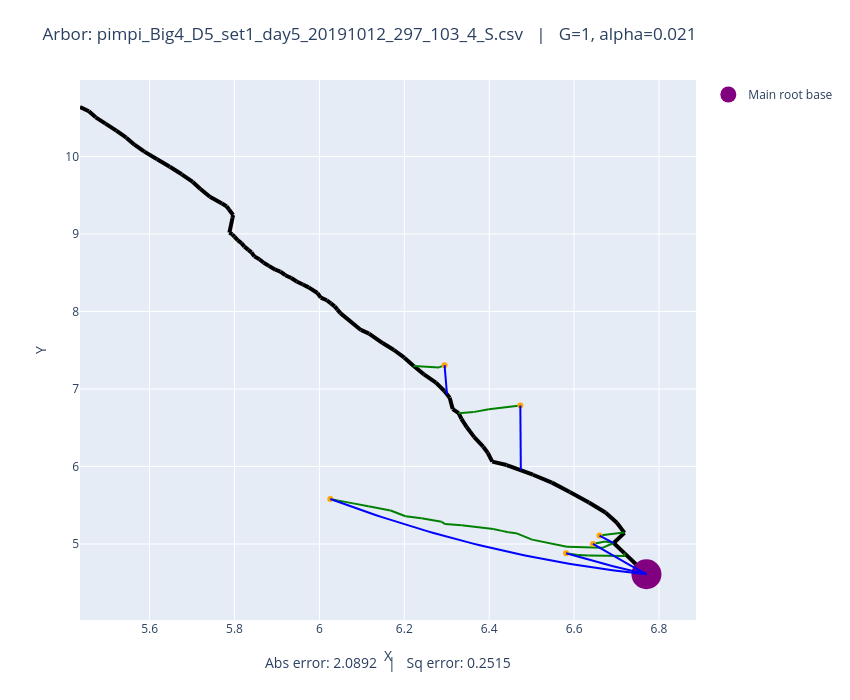

This figure's notebook cell:
### Code cell
# Plot both observed and optimized
plot_arbors(fname, 1, 0.021)

### Figure 1 — Plotly figure (JSON) as saved in the notebook; plotly's stock layout.template omitted (floating-point values rounded to 4 significant figures)
{"data": [{"line": {"color": "black", "width": 4}, "mode": "lines", "showlegend": false, "type": "scatter", "x": [6.77, 6.718], "y": [4.61, 4.882]}, {"line": {"color": "black", "width": 4}, "mode": "lines", "showlegend": false, "type": "scatter", "x": [6.718, 6.693], "y": [4.882, 5.013]}, {"line": {"color": "black", "width": 4}, "mode": "lines", "showlegend": false, "type": "scatter", "x": [6.693, 6.719], "y": [5.013, 5.144]}, {"line": {"color": "black", "width": 4}, "mode": "lines", "showlegend": false, "type": "scatter", "x": [6.719, 6.701], "y": [5.144, 5.274]}, {"line": {"color": "black", "width": 4}, "mode": "lines", "showlegend": false, "type": "scatter", "x": [6.701, 6.674], "y": [5.274, 5.406]}, {"line": {"color": "black", "width": 4}, "mode": "lines", "showlegend": false, "type": "scatter", "x": [6.674, 6.635], "y": [5.406, 5.536]}, {"line": {"color": "black", "width": 4}, "mode": "lines", "showlegend": false, "type": "scatter", "x": [6.635, 6.59], "y": [5.536, 5.672]}, {"line": {"color": "black", "width": 4}, "mode": "lines", "showlegend": false, "type": "scatter", "x": [6.59, 6.548], "y": [5.672, 5.792]}, {"line": {"color": "black", "width": 4}, "mode": "lines", "showlegend": false, "type": "scatter", "x": [6.548, 6.503], "y": [5.792, 5.894]}, {"line": {"color": "black", "width": 4}, "mode": "lines", "showlegend": false, "type": "scatter", "x": [6.503, 6.441], "y": [5.894, 6.019]}, {"line": {"color": "black", "width": 4}, "mode": "lines", "showlegend": false, "type": "scatter", "x": [6.441, 6.407], "y": [6.019, 6.063]}, {"line": {"color": "black", "width": 4}, "mode": "lines", "showlegend": false, "type": "scatter", "x": [6.407, 6.396], "y": [6.063, 6.177]}, {"line": {"color": "black", "width": 4}, "mode": "lines", "showlegend": false, "type": "scatter", "x": [6.396, 6.386], "y": [6.177, 6.255]}, {"line": {"color": "black", "width": 4}, "mode": "lines", "showlegend": false, "type": "scatter", "x": [6.386, 6.365], "y": [6.255, 6.379]}, {"line": {"color": "black", "width": 4}, "mode": "lines", "showlegend": false, "type": "scatter", "x": [6.365, 6.347], "y": [6.379, 6.505]}, {"line": {"color": "black", "width": 4}, "mode": "lines", "showlegend": false, "type": "scatter", "x": [6.347, 6.335], "y": [6.505, 6.615]}, {"line": {"color": "black", "width": 4}, "mode": "lines", "showlegend": false, "type": "scatter", "x": [6.335, 6.328], "y": [6.615, 6.688]}, {"line": {"color": "black", "width": 4}, "mode": "lines", "showlegend": false, "type": "scatter", "x": [6.328, 6.314], "y": [6.688, 6.741]}, {"line": {"color": "black", "width": 4}, "mode": "lines", "showlegend": false, "type": "scatter", "x": [6.314, 6.307], "y": [6.741, 6.888]}, {"line": {"color": "black", "width": 4}, "mode": "lines", "showlegend": false, "type": "scatter", "x": [6.307, 6.294], "y": [6.888, 6.973]}, {"line": {"color": "black", "width": 4}, "mode": "lines", "showlegend": false, "type": "scatter", "x": [6.294, 6.275], "y": [6.973, 7.082]}, {"line": {"color": "black", "width": 4}, "mode": "lines", "showlegend": false, "type": "scatter", "x": [6.275, 6.246], "y": [7.082, 7.188]}, {"line": {"color": "black", "width": 4}, "mode": "lines", "showlegend": false, "type": "scatter", "x": [6.246, 6.222], "y": [7.188, 7.296]}, {"line": {"color": "black", "width": 4}, "mode": "lines", "showlegend": false, "type": "scatter", "x": [6.222, 6.2], "y": [7.296, 7.404]}, {"line": {"color": "black", "width": 4}, "mode": "lines", "showlegend": false, "type": "scatter", "x": [6.2, 6.176], "y": [7.404, 7.502]}, {"line": {"color": "black", "width": 4}, "mode": "lines", "showlegend": false, "type": "scatter", "x": [6.176, 6.149], "y": [7.502, 7.592]}, {"line": {"color": "black", "width": 4}, "mode": "lines", "showlegend": false, "type": "scatter", "x": [6.149, 6.117], "y": [7.592, 7.715]}, {"line": {"color": "black", "width": 4}, "mode": "lines", "showlegend": false, "type": "scatter", "x": [6.117, 6.098], "y": [7.715, 7.761]}, {"line": {"color": "black", "width": 4}, "mode": "lines", "showlegend": false, "type": "scatter", "x": [6.098, 6.049], "y": [7.761, 7.978]}, {"line": {"color": "black", "width": 4}, "mode": "lines", "showlegend": false, "type": "scatter", "x": [6.049, 6.042], "y": [7.978, 8.023]}, {"line": {"color": "black", "width": 4}, "mode": "lines", "showlegend": false, "type": "scatter", "x": [6.042, 6.036], "y": [8.023, 8.065]}, {"line": {"color": "black", "width": 4}, "mode": "lines", "showlegend": false, "type": "scatter", "x": [6.036, 6.027], "y": [8.065, 8.104]}, {"line": {"color": "black", "width": 4}, "mode": "lines", "showlegend": false, "type": "scatter", "x": [6.027, 6.017], "y": [8.104, 8.145]}, {"line": {"color": "black", "width": 4}, "mode": "lines", "showlegend": false, "type": "scatter", "x": [6.017, 6.003], "y": [8.145, 8.179]}, {"line": {"color": "black", "width": 4}, "mode": "lines", "showlegend": false, "type": "scatter", "x": [6.003, 5.995], "y": [8.179, 8.238]}, {"line": {"color": "black", "width": 4}, "mode": "lines", "showlegend": false, "type": "scatter", "x": [5.995, 5.975], "y": [8.238, 8.31]}, {"line": {"color": "black", "width": 4}, "mode": "lines", "showlegend": false, "type": "scatter", "x": [5.975, 5.961], "y": [8.31, 8.347]}, {"line": {"color": "black", "width": 4}, "mode": "lines", "showlegend": false, "type": "scatter", "x": [5.961, 5.946], "y": [8.347, 8.387]}, {"line": {"color": "black", "width": 4}, "mode": "lines", "showlegend": false, "type": "scatter", "x": [5.946, 5.934], "y": [8.387, 8.431]}, {"line": {"color": "black", "width": 4}, "mode": "lines", "showlegend": false, "type": "scatter", "x": [5.934, 5.92], "y": [8.431, 8.467]}, {"line": {"color": "black", "width": 4}, "mode": "lines", "showlegend": false, "type": "scatter", "x": [5.92, 5.908], "y": [8.467, 8.515]}, {"line": {"color": "black", "width": 4}, "mode": "lines", "showlegend": false, "type": "scatter", "x": [5.908, 5.896], "y": [8.515, 8.538]}, {"line": {"color": "black", "width": 4}, "mode": "lines", "showlegend": false, "type": "scatter", "x": [5.896, 5.881], "y": [8.538, 8.588]}, {"line": {"color": "black", "width": 4}, "mode": "lines", "showlegend": false, "type": "scatter", "x": [5.881, 5.869], "y": [8.588, 8.629]}, {"line": {"color": "black", "width": 4}, "mode": "lines", "showlegend": false, "type": "scatter", "x": [5.869, 5.859], "y": [8.629, 8.673]}, {"line": {"color": "black", "width": 4}, "mode": "lines", "showlegend": false, "type": "scatter", "x": [5.859, 5.847], "y": [8.673, 8.711]}, {"line": {"color": "black", "width": 4}, "mode": "lines", "showlegend": false, "type": "scatter", "x": [5.847, 5.84], "y": [8.711, 8.762]}, {"line": {"color": "black", "width": 4}, "mode": "lines", "showlegend": false, "type": "scatter", "x": [5.84, 5.833], "y": [8.762, 8.795]}, {"line": {"color": "black", "width": 4}, "mode": "lines", "showlegend": false, "type": "scatter", "x": [5.833, 5.823], "y": [8.795, 8.836]}, {"line": {"color": "black", "width": 4}, "mode": "lines", "showlegend": false, "type": "scatter", "x": [5.823, 5.816], "y": [8.836, 8.881]}, {"line": {"color": "black", "width": 4}, "mode": "lines", "showlegend": false, "type": "scatter", "x": [5.816, 5.807], "y": [8.881, 8.919]}, {"line": {"color": "black", "width": 4}, "mode": "lines", "showlegend": false, "type": "scatter", "x": [5.807, 5.8], "y": [8.919, 8.964]}, {"line": {"color": "black", "width": 4}, "mode": "lines", "showlegend": false, "type": "scatter", "x": [5.8, 5.795], "y": [8.964, 8.995]}, {"line": {"color": "black", "width": 4}, "mode": "lines", "showlegend": false, "type": "scatter", "x": [5.795, 5.788], "y": [8.995, 9.017]}, {"line": {"color": "black", "width": 4}, "mode": "lines", "showlegend": false, "type": "scatter", "x": [5.788, 5.795], "y": [9.017, 9.208]}, {"line": {"color": "black", "width": 4}, "mode": "lines", "showlegend": false, "type": "scatter", "x": [5.795, 5.797], "y": [9.208, 9.244]}, {"line": {"color": "black", "width": 4}, "mode": "lines", "showlegend": false, "type": "scatter", "x": [5.797, 5.787], "y": [9.244, 9.315]}, {"line": {"color": "black", "width": 4}, "mode": "lines", "showlegend": false, "type": "scatter", "x": [5.787, 5.781], "y": [9.315, 9.357]}, {"line": {"color": "black", "width": 4}, "mode": "lines", "showlegend": false, "type": "scatter", "x": [5.781, 5.77], "y": [9.357, 9.392]}, {"line": {"color": "black", "width": 4}, "mode": "lines", "showlegend": false, "type": "scatter", "x": [5.77, 5.742], "y": [9.392, 9.479]}, {"line": {"color": "black", "width": 4}, "mode": "lines", "showlegend": false, "type": "scatter", "x": [5.742, 5.72], "y": [9.479, 9.58]}, {"line": {"color": "black", "width": 4}, "mode": "lines", "showlegend": false, "type": "scatter", "x": [5.72, 5.702], "y": [9.58, 9.671]}, {"line": {"color": "black", "width": 4}, "mode": "lines", "showlegend": false, "type": "scatter", "x": [5.702, 5.676], "y": [9.671, 9.77]}, {"line": {"color": "black", "width": 4}, "mode": "lines", "showlegend": false, "type": "scatter", "x": [5.676, 5.648], "y": [9.77, 9.867]}, {"line": {"color": "black", "width": 4}, "mode": "lines", "showlegend": false, "type": "scatter", "x": [5.648, 5.618], "y": [9.867, 9.965]}, {"line": {"color": "black", "width": 4}, "mode": "lines", "showlegend": false, "type": "scatter", "x": [5.618, 5.588], "y": [9.965, 10.06]}, {"line": {"color": "black", "width": 4}, "mode": "lines", "showlegend": false, "type": "scatter", "x": [5.588, 5.564], "y": [10.06, 10.15]}, {"line": {"color": "black", "width": 4}, "mode": "lines", "showlegend": false, "type": "scatter", "x": [5.564, 5.545], "y": [10.15, 10.24]}, {"line": {"color": "black", "width": 4}, "mode": "lines", "showlegend": false, "type": "scatter", "x": [5.545, 5.522], "y": [10.24, 10.33]}, {"line": {"color": "black", "width": 4}, "mode": "lines", "showlegend": false, "type": "scatter", "x": [5.522, 5.496], "y": [10.33, 10.42]}, {"line": {"color": "black", "width": 4}, "mode": "lines", "showlegend": false, "type": "scatter", "x": [5.496, 5.473], "y": [10.42, 10.5]}, {"line": {"color": "black", "width": 4}, "mode": "lines", "showlegend": false, "type": "scatter", "x": [5.473, 5.457], "y": [10.5, 10.58]}, {"line": {"color": "black", "width": 4}, "mode": "lines", "showlegend": false, "type": "scatter", "x": [5.457, 5.436], "y": [10.58, 10.64]}, {"line": {"color": "green", "width": 2}, "mode": "lines", "showlegend": false, "type": "scatter", "x": [6.66, 6.717], "y": [5.109, 5.147]}, {"line": {"color": "green", "width": 2}, "mode": "lines", "showlegend": false, "type": "scatter", "x": [6.717, 6.719], "y": [5.147, 5.144]}, {"line": {"color": "green", "width": 2}, "mode": "lines", "showlegend": false, "type": "scatter", "x": [6.645, 6.673], "y": [5.001, 5.034]}, {"line": {"color": "green", "width": 2}, "mode": "lines", "showlegend": false, "type": "scatter", "x": [6.673, 6.693], "y": [5.034, 5.013]}, {"line": {"color": "green", "width": 2}, "mode": "lines", "showlegend": false, "type": "scatter", "x": [6.026, 6.045], "y": [5.581, 5.559]}, {"line": {"color": "green", "width": 2}, "mode": "lines", "showlegend": false, "type": "scatter", "x": [6.045, 6.08], "y": [5.559, 5.524]}, {"line": {"color": "green", "width": 2}, "mode": "lines", "showlegend": false, "type": "scatter", "x": [6.08, 6.115], "y": [5.524, 5.486]}, {"line": {"color": "green", "width": 2}, "mode": "lines", "showlegend": false, "type": "scatter", "x": [6.115, 6.168], "y": [5.486, 5.433]}, {"line": {"color": "green", "width": 2}, "mode": "lines", "showlegend": false, "type": "scatter", "x": [6.168, 6.203], "y": [5.433, 5.358]}, {"line": {"color": "green", "width": 2}, "mode": "lines", "showlegend": false, "type": "scatter", "x": [6.203, 6.241], "y": [5.358, 5.332]}, {"line": {"color": "green", "width": 2}, "mode": "lines", "showlegend": false, "type": "scatter", "x": [6.241, 6.288], "y": [5.332, 5.286]}, {"line": {"color": "green", "width": 2}, "mode": "lines", "showlegend": false, "type": "scatter", "x": [6.288, 6.296], "y": [5.286, 5.257]}, {"line": {"color": "green", "width": 2}, "mode": "lines", "showlegend": false, "type": "scatter", "x": [6.296, 6.335], "y": [5.257, 5.241]}, {"line": {"color": "green", "width": 2}, "mode": "lines", "showlegend": false, "type": "scatter", "x": [6.335, 6.41], "y": [5.241, 5.194]}, {"line": {"color": "green", "width": 2}, "mode": "lines", "showlegend": false, "type": "scatter", "x": [6.41, 6.43], "y": [5.194, 5.169]}, {"line": {"color": "green", "width": 2}, "mode": "lines", "showlegend": false, "type": "scatter", "x": [6.43, 6.445], "y": [5.169, 5.151]}, {"line": {"color": "green", "width": 2}, "mode": "lines", "showlegend": false, "type": "scatter", "x": [6.445, 6.463], "y": [5.151, 5.14]}, {"line": {"color": "green", "width": 2}, "mode": "lines", "showlegend": false, "type": "scatter", "x": [6.463, 6.501], "y": [5.14, 5.056]}, {"line": {"color": "green", "width": 2}, "mode": "lines", "showlegend": false, "type": "scatter", "x": [6.501, 6.583], "y": [5.056, 4.963]}, {"line": {"color": "green", "width": 2}, "mode": "lines", "showlegend": false, "type": "scatter", "x": [6.583, 6.667], "y": [4.963, 4.951]}, {"line": {"color": "green", "width": 2}, "mode": "lines", "showlegend": false, "type": "scatter", "x": [6.667, 6.693], "y": [4.951, 5.013]}, {"line": {"color": "green", "width": 2}, "mode": "lines", "showlegend": false, "type": "scatter", "x": [6.581, 6.608], "y": [4.88, 4.86]}, {"line": {"color": "green", "width": 2}, "mode": "lines", "showlegend": false, "type": "scatter", "x": [6.608, 6.634], "y": [4.86, 4.851]}, {"line": {"color": "green", "width": 2}, "mode": "lines", "showlegend": false, "type": "scatter", "x": [6.634, 6.72], "y": [4.851, 4.845]}, {"line": {"color": "green", "width": 2}, "mode": "lines", "showlegend": false, "type": "scatter", "x": [6.72, 6.718], "y": [4.845, 4.882]}, {"line": {"color": "green", "width": 2}, "mode": "lines", "showlegend": false, "type": "scatter", "x": [6.295, 6.282], "y": [7.307, 7.278]}, {"line": {"color": "green", "width": 2}, "mode": "lines", "showlegend": false, "type": "scatter", "x": [6.282, 6.222], "y": [7.278, 7.296]}, {"line": {"color": "green", "width": 2}, "mode": "lines", "showlegend": false, "type": "scatter", "x": [6.473, 6.399], "y": [6.788, 6.737]}, {"line": {"color": "green", "width": 2}, "mode": "lines", "showlegend": false, "type": "scatter", "x": [6.399, 6.363], "y": [6.737, 6.701]}, {"line": {"color": "green", "width": 2}, "mode": "lines", "showlegend": false, "type": "scatter", "x": [6.363, 6.328], "y": [6.701, 6.688]}, {"marker": {"color": "orange"}, "mode": "markers", "showlegend": false, "type": "scatter", "x": [6.66], "y": [5.109]}, {"marker": {"color": "orange"}, "mode": "markers", "showlegend": false, "type": "scatter", "x": [6.645], "y": [5.001]}, {"marker": {"color": "orange"}, "mode": "markers", "showlegend": false, "type": "scatter", "x": [6.026], "y": [5.581]}, {"marker": {"color": "orange"}, "mode": "markers", "showlegend": false, "type": "scatter", "x": [6.581], "y": [4.88]}, {"marker": {"color": "orange"}, "mode": "markers", "showlegend": false, "type": "scatter", "x": [6.295], "y": [7.307]}, {"marker": {"color": "orange"}, "mode": "markers", "showlegend": false, "type": "scatter", "x": [6.473], "y": [6.788]}, {"marker": {"color": "purple", "size": 30}, "mode": "markers", "name": "Main root base", "type": "scatter", "x": [6.77], "y": [4.61]}, {"line": {"color": "blue"}, "mode": "lines", "showlegend": false, "type": "scatter", "x": [6.66, 6.661, 6.661, 6.662, 6.663, 6.663, 6.664, 6.665, 6.665, 6.666, 6.667, 6.667, 6.668, 6.669, 6.669, 6.67, 6.671, 6.671, 6.672, 6.673, 6.674, 6.674, 6.675, 6.676, 6.676, 6.677, 6.678, 6.678, 6.679, 6.68, 6.68, 6.681, 6.682, 6.682, 6.683, 6.684, 6.684, 6.685, 6.686, 6.686, 6.687, 6.688, 6.689, 6.689, 6.69, 6.691, 6.691, 6.692, 6.693, 6.693], "y": [5.109, 5.107, 5.105, 5.103, 5.101, 5.099, 5.097, 5.095, 5.093, 5.091, 5.089, 5.087, 5.085, 5.083, 5.082, 5.08, 5.078, 5.076, 5.074, 5.072, 5.07, 5.068, 5.066, 5.064, 5.062, 5.06, 5.058, 5.056, 5.054, 5.052, 5.05, 5.048, 5.046, 5.044, 5.042, 5.04, 5.038, 5.036, 5.034, 5.032, 5.03, 5.028, 5.026, 5.024, 5.022, 5.021, 5.019, 5.017, 5.015, 5.013]}, {"line": {"color": "blue"}, "mode": "lines", "showlegend": false, "type": "scatter", "x": [6.645, 6.647, 6.65, 6.652, 6.655, 6.657, 6.66, 6.663, 6.665, 6.668, 6.67, 6.673, 6.675, 6.678, 6.681, 6.683, 6.686, 6.688, 6.691, 6.693, 6.696, 6.699, 6.701, 6.704, 6.706, 6.709, 6.711, 6.714, 6.717, 6.719, 6.722, 6.724, 6.727, 6.729, 6.732, 6.735, 6.737, 6.74, 6.742, 6.745, 6.747, 6.75, 6.752, 6.755, 6.758, 6.76, 6.763, 6.765, 6.768, 6.77], "y": [5.001, 4.993, 4.984, 4.976, 4.968, 4.96, 4.951, 4.943, 4.935, 4.927, 4.919, 4.91, 4.902, 4.894, 4.886, 4.878, 4.87, 4.862, 4.854, 4.845, 4.837, 4.829, 4.821, 4.813, 4.805, 4.797, 4.789, 4.781, 4.774, 4.766, 4.758, 4.75, 4.742, 4.734, 4.726, 4.718, 4.71, 4.703, 4.695, 4.687, 4.679, 4.671, 4.664, 4.656, 4.648, 4.641, 4.633, 4.625, 4.617, 4.61]}, {"line": {"color": "blue"}, "mode": "lines", "showlegend": false, "type": "scatter", "x": [6.026, 6.041, 6.056, 6.071, 6.086, 6.102, 6.117, 6.132, 6.147, 6.162, 6.178, 6.193, 6.208, 6.223, 6.238, 6.254, 6.269, 6.284, 6.299, 6.314, 6.33, 6.345, 6.36, 6.375, 6.39, 6.406, 6.421, 6.436, 6.451, 6.466, 6.482, 6.497, 6.512, 6.527, 6.542, 6.558, 6.573, 6.588, 6.603, 6.618, 6.634, 6.649, 6.664, 6.679, 6.694, 6.71, 6.725, 6.74, 6.755, 6.77], "y": [5.581, 5.55, 5.52, 5.49, 5.46, 5.431, 5.403, 5.374, 5.347, 5.32, 5.293, 5.267, 5.241, 5.215, 5.19, 5.166, 5.142, 5.118, 5.095, 5.073, 5.051, 5.029, 5.008, 4.987, 4.967, 4.947, 4.928, 4.909, 4.89, 4.872, 4.855, 4.838, 4.821, 4.805, 4.789, 4.774, 4.759, 4.745, 4.731, 4.718, 4.705, 4.693, 4.681, 4.669, 4.658, 4.648, 4.637, 4.628, 4.619, 4.61]}, {"line": {"color": "blue"}, "mode": "lines", "showlegend": false, "type": "scatter", "x": [6.581, 6.585, 6.589, 6.593, 6.597, 6.6, 6.604, 6.608, 6.612, 6.616, 6.62, 6.624, 6.628, 6.631, 6.635, 6.639, 6.643, 6.647, 6.651, 6.655, 6.658, 6.662, 6.666, 6.67, 6.674, 6.678, 6.682, 6.685, 6.689, 6.693, 6.697, 6.701, 6.705, 6.709, 6.713, 6.716, 6.72, 6.724, 6.728, 6.732, 6.736, 6.74, 6.743, 6.747, 6.751, 6.755, 6.759, 6.763, 6.767, 6.77], "y": [4.88, 4.874, 4.868, 4.862, 4.855, 4.849, 4.843, 4.837, 4.831, 4.825, 4.819, 4.813, 4.807, 4.801, 4.796, 4.79, 4.784, 4.778, 4.773, 4.767, 4.761, 4.756, 4.75, 4.744, 4.739, 4.733, 4.728, 4.722, 4.717, 4.712, 4.706, 4.701, 4.695, 4.69, 4.685, 4.68, 4.675, 4.669, 4.664, 4.659, 4.654, 4.649, 4.644, 4.639, 4.634, 4.629, 4.624, 4.619, 4.615, 4.61]}, {"line": {"color": "blue"}, "mode": "lines", "showlegend": false, "type": "scatter", "x": [6.295, 6.295, 6.295, 6.295, 6.295, 6.295, 6.296, 6.296, 6.296, 6.296, 6.296, 6.296, 6.296, 6.296, 6.296, 6.297, 6.297, 6.297, 6.297, 6.297, 6.297, 6.297, 6.297, 6.298, 6.298, 6.298, 6.298, 6.298, 6.298, 6.298, 6.298, 6.298, 6.299, 6.299, 6.299, 6.299, 6.299, 6.299, 6.299, 6.299, 6.3, 6.3, 6.3, 6.3, 6.3, 6.3, 6.3, 6.3, 6.3, 6.301], "y": [7.307, 7.3, 7.292, 7.284, 7.277, 7.269, 7.261, 7.254, 7.246, 7.238, 7.231, 7.223, 7.215, 7.208, 7.2, 7.192, 7.185, 7.177, 7.169, 7.162, 7.154, 7.146, 7.139, 7.131, 7.123, 7.116, 7.108, 7.1, 7.092, 7.085, 7.077, 7.069, 7.062, 7.054, 7.046, 7.039, 7.031, 7.023, 7.016, 7.008, 7.0, 6.993, 6.985, 6.977, 6.97, 6.962, 6.954, 6.947, 6.939, 6.931]}, {"line": {"color": "blue"}, "mode": "lines", "showlegend": false, "type": "scatter", "x": [6.473, 6.473, 6.473, 6.473, 6.473, 6.473, 6.474, 6.474, 6.474, 6.474, 6.474, 6.474, 6.474, 6.474, 6.474, 6.474, 6.474, 6.474, 6.474, 6.474, 6.474, 6.474, 6.474, 6.474, 6.474, 6.474, 6.474, 6.474, 6.474, 6.474, 6.474, 6.474, 6.474, 6.474, 6.474, 6.474, 6.474, 6.474, 6.474, 6.474, 6.474, 6.474, 6.474, 6.474, 6.474, 6.474, 6.475, 6.475, 6.475, 6.475], "y": [6.788, 6.771, 6.754, 6.737, 6.72, 6.703, 6.686, 6.669, 6.652, 6.634, 6.617, 6.6, 6.583, 6.566, 6.549, 6.532, 6.515, 6.498, 6.481, 6.464, 6.447, 6.429, 6.412, 6.395, 6.378, 6.361, 6.344, 6.327, 6.31, 6.293, 6.276, 6.259, 6.242, 6.225, 6.207, 6.19, 6.173, 6.156, 6.139, 6.122, 6.105, 6.088, 6.071, 6.054, 6.037, 6.02, 6.003, 5.985, 5.968, 5.951]}], "layout": {"annotations": [{"font": {"size": 14}, "showarrow": false, "text": "Abs error: 2.0892   |   Sq error: 0.2515", "x": 0.5, "xref": "paper", "y": -0.1, "yref": "paper"}], "height": 700, "margin": {"b": 80, "t": 80}, "title": {"text": "Arbor: pimpi_Big4_D5_set1_day5_20191012_297_103_4_S.csv   |   G=1, alpha=0.021"}, "width": 850, "xaxis": {"autorange": true, "range": [5.436, 6.888], "title": {"text": "X"}, "type": "linear"}, "yaxis": {"autorange": true, "range": [4.02, 10.99], "title": {"text": "Y"}, "type": "linear"}}}
